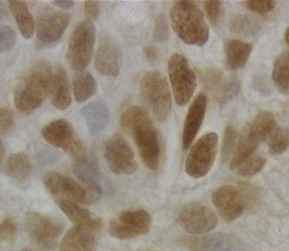
%> input picture q1_histogramming_and_thresholding/cells.png, 289 x 251 px
$ octave --eval "apply;"   (GNU Octave 9; MATLAB toolbox functions it lacks are replaced by stand-ins)
%> lines starting %> are read from the running program, lines starting %| are printed output that depends on the picture; in (x1, y1, x2, y2) boxes, pixels count from 0 and x2, y2 are one past the last pixel; in counts of white or black regions, pixels touching at a corner belong together; the program's own positions count from 1
### q1_histogramming_and_thresholding/histogram.m
function hist = histogram(img)
% insert your code here
    [x, y] = size(img);
    index = [0:255];
    hist = zeros(1,length(index));
    for i = 1:x
        for j = 1:y
            h  = find(index == img(i,j));
            hist(h) = hist(h) + 1;
        end
    end

end

### q1_histogramming_and_thresholding/thresh.m
function res = thresh(img, threshold)
% insert your code here
    [x, y] = size(img);
    for i = 1:x
        for j = 1:y
            if img(i,j) >= threshold
                res(i,j) = 1;
            else
                res(i,j) = 0;
            end
        end
    end
end

### q1_histogramming_and_thresholding/thresh_otsu.m
function res = thresh_otsu(img)
% insert your code here
    [x, y] = size(img);
    index = [0:255];
    hist = zeros(1,length(index));
    for i = 1:x
        for j = 1:y
            h  = find(index == img(i,j));
            hist(h) = hist(h) + 1;
        end
    end
    for threshold = 1:256
        w1 = sum(sum(img<=(threshold-1)))/numel(img);
        w2 = sum(sum(img>(threshold-1)))/numel(img);
        mu1_tmp = 0; mu2_tmp = 0;
        for t = 1:threshold
            if w1 == 0
                continue;
            end
            mu1_tmp = mu1_tmp + index(t)*(hist(t)/numel(img))/w1;
        end
        for tt = threshold+1:256
            if w2 == 0
                continue;
            end
            mu2_tmp = mu2_tmp + index(tt)*(hist(tt)/numel(img))/w2;
        end

        sigma1_tmp = 0; sigma2_tmp = 0;
        for t = 1:threshold
            if w1 == 0
                continue;
            end
            sigma1_tmp = sigma1_tmp + ((index(t)-mu1_tmp)^2)*(t-1)*(index(t)/numel(img))/w1;
        end
        for tt = threshold+1:256
            if w2 == 0
                continue;
            end
            sigma2_tmp = sigma2_tmp + (((index(tt))-mu2_tmp)^2)*(index(tt))*(hist(tt)/numel(img))/w2;
        end

        sigma_w(threshold) = w1*sigma1_tmp+w2*sigma2_tmp;
    end
        res = index(find(sigma_w==min(sigma_w)));

        for i = 1:x
            for j = 1:y
                if img(i,j)<=res
                    img(i,j) = 1;
                else
                    img(i,j) = 0;
                end
            end
        end
        res= img;
% [34 lines of commented-out code are left out]
end

### q1_histogramming_and_thresholding/answers.m
function a = answers()
	a.grayvalue_histogram = 'The histogram value range is from 0 to 255 and because it is the gray scale image, the pixel is concentrated in the middle of the histogram.';
	a.cumulative_histogram = 'For cumulative histogram, the slope of the histogram can show the pixel distribution of the image. That is, if the slope is bigger, the distribution of the pixel value is small, and vice versa.';
	a.threshold = 'Descibe how you chose the threshold. Set the threshold = 0 to 255 iterationly and calculate the number of pixels bigger ar lower than the threshold. Second, calculate the within-class variance. Third, use the equation in the slide2 to calculate the sigma between. Finally, choose the minimum sigma and find its corresponding threshold, the threshold is our solution.';
	a.niblack = 'What do you observe? Comparing with otsu method, the niblack can show more details. ';
end

### q1_histogramming_and_thresholding/thresh_niblack.m
function res = thresh_niblack(img, r, k)
% insert your code here
    [x, y] = size(img);
    img_tmp = zeros(x, y);
    for i = 1:x
        for j = 1:y
            [m, v] = get_window_mean_var(img, i, j, r);
            Tw = m + k*v^0.5;
            if img(i,j)>=Tw
                img_tmp(i,j) = 0;
            else
                img_tmp(i,j) = 1;
            end
            res(i,j) = img_tmp(i,j);
        end
    end


### q1_histogramming_and_thresholding/apply.m
function [] = apply()
close all;clc;

a = answers();
%p = parameters();

disp('Question: Histogramming and Thresholding');

%---------- Question a ----------
disp('----- a -----');
cells = rgb2gray(imread('cells.png'));
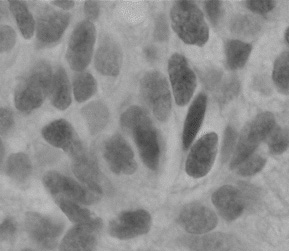
%> cells: size 251x289 uint8; min 58, max 200, mean 141
figure;
imshow(cells);
title('cells.png');

% compute grayvalue histogram
h = histogram(cells);
%> after the loop in histogram, `for i = 1:x`: hist = 256 values, max 1734 at index 162, min 0 at index 1, mean 283.4
%> h has the same summary as hist in histogram
figure;
bar(0:255, h);
xlim([0,300]);
title('grayvalue histogram');
disp(a.grayvalue_histogram);

% compute cumulative histogram
cumulative_histogram = cumsum(h);
%> cumulative_histogram = 256 values from 0 to 72539
figure;
bar(cumulative_histogram);
title('cumulative histogram');
xlim([0,300]);
disp(a.cumulative_histogram);

disp('Hit key to continue!');
pause;
%---------- Question b ----------
disp('----- b -----');
figure('Position', [200, 400, 1200, 400]);

subplot(1, 5, 1);
T = 100;
imshow(thresh(cells, T));
%> after the loop in thresh, `for i = 1:x`:
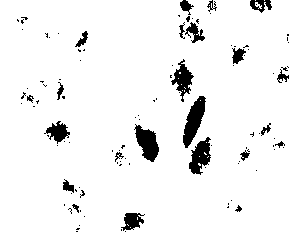
%> res: size 251x289 double; values 0 (black) and 1 (white), 94.4% white; 109 black regions (86 under 20 px), largest, box (x1, y1, x2, y2) and area: (183, 96, 206, 148) 607, (134, 124, 159, 162) 540, (189, 137, 211, 175) 479
title(['Thresholded at T = ' num2str(T)]);

subplot(1,5,2);
T = 130;
imshow(thresh(cells, T));
%> call 2 of thresh, with threshold = 130
%> after the loop in thresh (call 2), `for i = 1:x`:
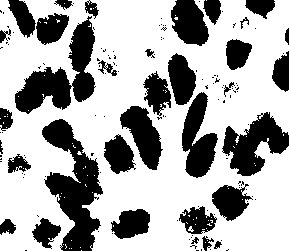
%> res: size 251x289 double; values 0 (black) and 1 (white), 67.2% white; 140 black regions (106 under 20 px), largest, box (x1, y1, x2, y2) and area: (42, 119, 103, 251) 3863, (15, 16, 96, 114) 3168, (222, 112, 289, 176) 2200
title(['Thresholded at T = ' num2str(T)]);

subplot(1,5,3);
T = 150;
imshow(thresh(cells, T));
%> call 3 of thresh, with threshold = 150
%> after the loop in thresh (call 3), `for i = 1:x`:
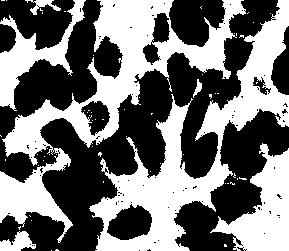
%> res: size 251x289 double; values 0 (black) and 1 (white), 45.2% white; 66 white regions (59 under 20 px), largest, box (x1, y1, x2, y2) and area: (0, 0, 246, 243) 12862, (89, 0, 289, 251) 12374, (210, 143, 289, 251) 4005
title(['Thresholded at T = ' num2str(T)]);

subplot(1,5,4);
T = 170;
imshow(thresh(cells, T));
%> call 4 of thresh, with threshold = 170
%> after the loop in thresh (call 4), `for i = 1:x`:
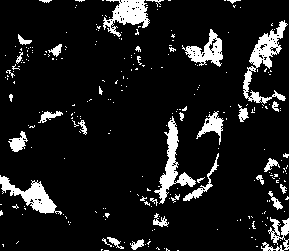
%> res: size 251x289 double; values 0 (black) and 1 (white), 10.5% white; 261 white regions (226 under 20 px), largest, box (x1, y1, x2, y2) and area: (243, 20, 288, 104) 1111, (154, 116, 196, 204) 948, (103, 0, 150, 37) 861
title(['Thresholded at T = ' num2str(T)]);

subplot(1,5,5);
T = 200;
imshow(thresh(cells, T));
%> call 5 of thresh, with threshold = 200
%> after the loop in thresh (call 5), `for i = 1:x`:
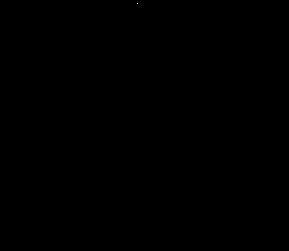
%> res: size 251x289 double; values 0 (black) and 1 (white), 0% white in thin lines or dots, all inside (x1, y1, x2, y2) = (137, 3, 138, 4)
title(['Thresholded at T = ' num2str(T)]);
disp(a.threshold);

disp('Hit key to continue!');
pause;
%---------- Question c ----------
disp('----- c -----');
cells_otsu = thresh_otsu(double(cells));
%> the loop in thresh_otsu, `for threshold = 1:256` made 256 passes
%> w1 on passes 1 to 3: 0, 0, 0
%> after the loop in thresh_otsu, `for threshold = 1:256`: sigma_w = 256 values, max 383844.3 at index 256, min 19774.6 at index 148, mean 82763.5
%> in thresh_otsu, `res = index(find(sigma_w==min(sigma_w)));`: res = 147
%> after the loop in thresh_otsu, `for i = 1:x`:
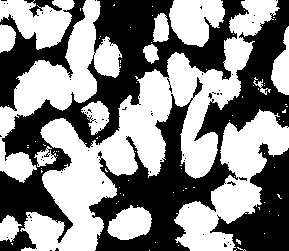
%> img: size 251x289 double; values 0 (black) and 1 (white), 53% white; 69 black regions (64 under 20 px), largest, box (x1, y1, x2, y2) and area: (0, 0, 249, 251) 13880, (89, 0, 289, 251) 12932, (210, 143, 289, 251) 4097, (0, 0, 86, 111) 2791, (24, 0, 62, 17) 232
figure
imshow(cells_otsu);
title('Thresholded with Otsu''s method');

disp('Hit key to continue!');
pause;
%---------- Question d ----------
disp('----- d -----');
cells_niblack = thresh_niblack(double(cells), 15, -0.2);
tic
figure;
imshow(cells_niblack);
title('Threholded with Niblack''s method');
toc
disp(a.niblack);

end
%> (the run ends here)
